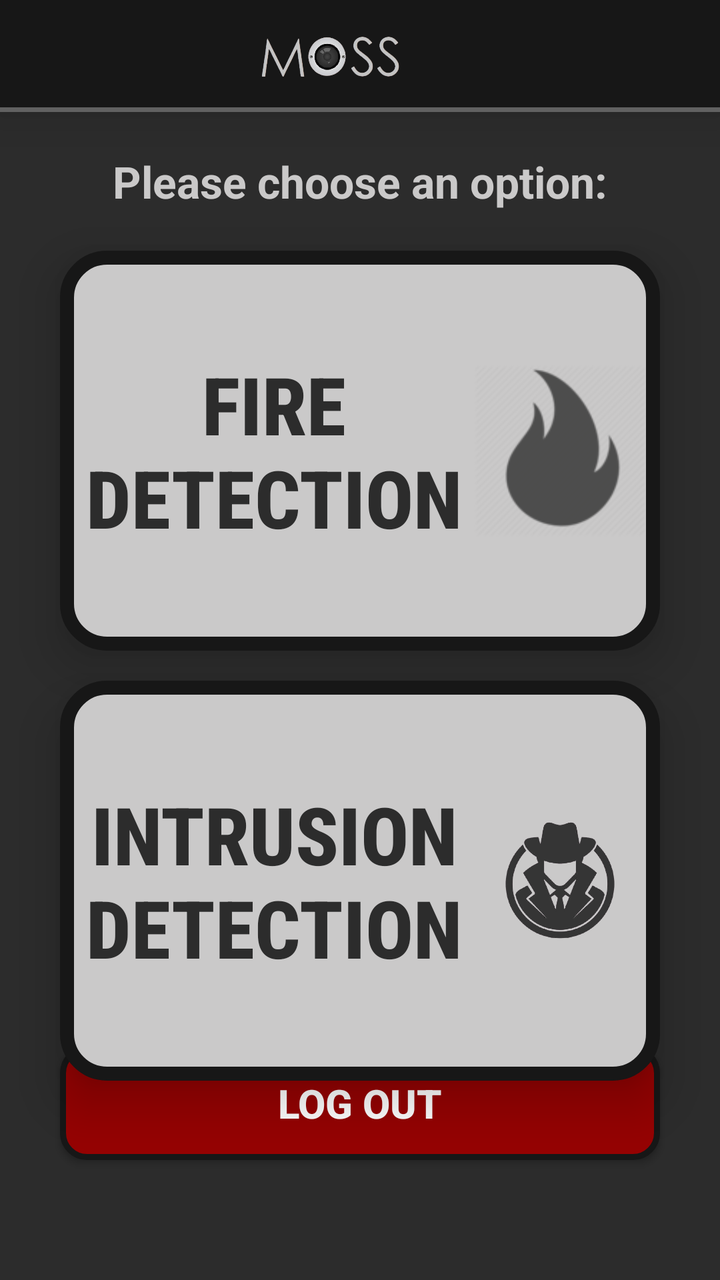
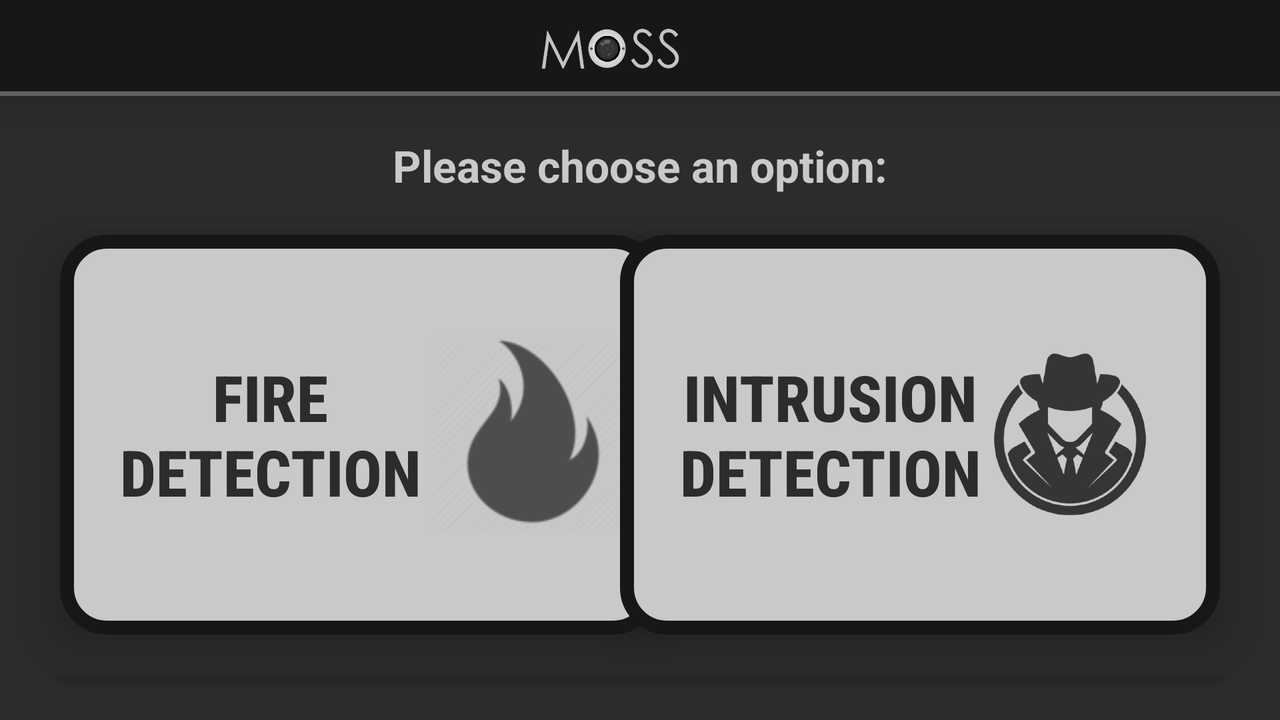

First picture: res/layout/ on a phone held upright. Second picture: the repository's own variant of that layout, on a device whose configuration matches the variant's folder. Source for both follows.
<!-- AndroidManifest.xml: application theme AppTheme -->
<!-- res/layout/activity_slave_main.xml -->
<?xml version="1.0" encoding="utf-8"?>
<androidx.drawerlayout.widget.DrawerLayout xmlns:android="http://schemas.android.com/apk/res/android"
    xmlns:app="http://schemas.android.com/apk/res-auto"
    xmlns:tools="http://schemas.android.com/tools"
    android:layout_width="match_parent"
    android:layout_height="match_parent"
    android:id="@+id/drawer_layout_slave"
    android:background="#2C2C2C"
    android:fitsSystemWindows="true"
    tools:context=".SlaveMain"

    >

    <LinearLayout
        android:layout_width="match_parent"
        android:layout_height="match_parent"
        android:orientation="vertical">

        <androidx.appcompat.widget.Toolbar
            android:layout_width="match_parent"
            android:layout_height="?attr/actionBarSize"
            android:background="@drawable/nav_header_radius"
            android:id="@+id/toolbar_slave"
            android:theme="@style/ThemeOverlay.AppCompat.Dark.ActionBar"
            app:popupTheme="@style/ThemeOverlay.AppCompat.Light"
            android:elevation="15dp">

            <ImageView
                android:id="@+id/imageView3"
                android:layout_width="match_parent"
                android:layout_height="30dp"
                android:layout_marginLeft="5dp"
                android:layout_marginRight="45dp"
                android:src="@drawable/moss_logo" />

        </androidx.appcompat.widget.Toolbar>



        <RelativeLayout
            android:layout_width="match_parent"
            android:layout_height="match_parent"
            android:id="@+id/fragment_container_slave">

            <TextView
                android:id="@+id/textView"
                android:layout_width="wrap_content"
                android:layout_height="wrap_content"
                android:text="Please choose an option:"
                android:textColor="#CAC9C9"
                android:textStyle="bold"
                android:layout_centerHorizontal="true"
                android:layout_marginTop="20dp"
                android:textAppearance="@style/TextAppearance.AppCompat.Large" />

            
            <LinearLayout
                android:layout_width="match_parent"
                android:layout_height="200dp"
                android:background="@drawable/textfield_radius"
                android:layout_below="@+id/textView"
                android:layout_marginTop="20dp"
                android:layout_marginLeft="30dp"
                android:layout_marginRight="30dp"
                android:layout_marginBottom="5dp"
                android:elevation="15dp"
                android:id="@+id/fireButton"
                android:weightSum="10"
                android:gravity="center_vertical"
                >

                <TextView
                    android:id="@+id/fireText"
                    android:layout_width="0dp"
                    android:layout_height="wrap_content"
                    android:text="FIRE DETECTION"
                    android:layout_weight="7"
                    android:layout_marginLeft="7dp"
                    android:textColor="#2C2C2C"
                    android:textStyle="bold"
                    android:textSize="40sp"
                    android:textAlignment="center"
                    android:fontFamily="sans-serif-condensed-medium"/>

                <ImageView
                    android:layout_width="0dp"
                    android:layout_height="110dp"
                    android:layout_weight="3"
                    android:layout_marginRight="7dp"
                    android:id="@+id/fireImage"
                    android:src="@drawable/fire2"/>

            </LinearLayout>

            
            <LinearLayout
                android:layout_width="match_parent"
                android:layout_height="200dp"
                android:background="@drawable/textfield_radius"
                android:layout_below="@+id/fireButton"
                android:layout_marginTop="10dp"
                android:layout_marginLeft="30dp"
                android:layout_marginRight="30dp"
                android:layout_marginBottom="5dp"
                android:elevation="15dp"
                android:id="@+id/IntrusionButton"
                android:weightSum="10"
                android:gravity="center_vertical"
                >

                <TextView
                    android:id="@+id/IntrusionText"
                    android:layout_width="0dp"
                    android:layout_height="wrap_content"
                    android:text="INTRUSION DETECTION"
                    android:layout_weight="7"
                    android:layout_marginLeft="7dp"
                    android:textColor="#2C2C2C"
                    android:textStyle="bold"
                    android:textSize="40sp"
                    android:textAlignment="center"
                    android:fontFamily="sans-serif-condensed-medium"/>

                <ImageView
                    android:layout_width="0dp"
                    android:layout_height="165dp"
                    android:layout_weight="3"
                    android:layout_marginRight="7dp"
                    android:id="@+id/intrusionImage"
                    android:src="@drawable/instrusion1"/>

            </LinearLayout> 

            <Button
                android:id="@+id/Slave_LogOut"
                android:layout_width="match_parent"
                android:layout_height="wrap_content"
                android:layout_marginLeft="30dp"
                android:layout_marginRight="30dp"
                android:layout_marginBottom="60dp"
                android:paddingTop="15dp"
                android:paddingBottom="15dp"
                android:gravity="center"
                android:layout_alignParentBottom="true"
                android:background="@drawable/logout_button_radius"
                android:textStyle="bold"
                android:textSize="20sp"
                android:textColor="#ffffff"
                android:text="LOG OUT" />

        </RelativeLayout>

    </LinearLayout>

    <com.google.android.material.navigation.NavigationView
        android:layout_width="wrap_content"
        android:layout_height="match_parent"
        android:layout_gravity="start"
        android:background="#3d3d3d"
        android:theme="@style/ThemeOverlay.AppCompat.Dark"
        android:id="@+id/nav_view_slave"
        app:headerLayout="@layout/nav_header_slave"
        app:menu="@menu/drawer_menu_slave"
        />

</androidx.drawerlayout.widget.DrawerLayout>
<!-- res/layout/nav_header_slave.xml (included above) -->
<?xml version="1.0" encoding="utf-8"?>
<LinearLayout xmlns:android="http://schemas.android.com/apk/res/android"
    android:orientation="vertical"
    android:layout_width="match_parent"
    android:layout_height="176dp"
    android:gravity="bottom"
    android:padding="16dp"
    android:background="@drawable/nav_bg2"
    >


    <ImageView
        android:layout_width="wrap_content"
        android:layout_height="wrap_content"
        android:id="@+id/profilePic"
        android:src="@drawable/person"/>

    <TextView
        android:layout_width="wrap_content"
        android:layout_height="wrap_content"
        android:paddingTop="8dp"
        android:text="My Profile"
        android:textColor="#ffff"
        android:textAppearance="@style/TextAppearance.AppCompat.Large"/>


</LinearLayout>
<!-- resources referenced by this layout -->
<resources>
  <!-- drawable fire2: png bitmap (drawable-v24, 6366 bytes) -->
  <!-- drawable instrusion1: png bitmap (drawable-v24, 66903 bytes) -->
  <!-- drawable logout_button_radius (drawable) -->
  <?xml version="1.0" encoding="utf-8"?>
  <shape xmlns:android="http://schemas.android.com/apk/res/android">
      <solid android:color="#960202"/>
      <corners android:radius="12dp"/>
      <stroke android:width="3dp"
          android:color="#171717" >
      </stroke>
  
  </shape>
  <!-- drawable moss_logo: png bitmap (drawable-v24, 89052 bytes) -->
  <!-- drawable nav_header_radius (drawable) -->
  <?xml version="1.0" encoding="utf-8"?>
  <layer-list xmlns:android="http://schemas.android.com/apk/res/android">
      <item>
          <shape android:shape="rectangle">
              <solid android:color="#616161" />
          </shape>
      </item>
      <item android:bottom="2.5dp">
          <shape android:shape="rectangle">
              <solid android:color="#171717" />
          </shape>
      </item>
  </layer-list>
  <!-- drawable person: png bitmap (drawable-v24, 3696 bytes) -->
  <!-- drawable textfield_radius (drawable) -->
  <?xml version="1.0" encoding="utf-8"?>
  <shape xmlns:android="http://schemas.android.com/apk/res/android">
  
      <solid android:color="#CAC9C9"/>
      <corners android:radius="20dp" />
      <stroke android:width="7dp"
          android:color="#171717"/>
  
  </shape>
  <style name="AppTheme" parent="Theme.AppCompat.Light.NoActionBar">
          
          
          <item name="windowActionBar">false</item>
          <item name="windowNoTitle">true</item>
          <item name="android:windowFullscreen">true</item>
      </style>
</resources>
<!-- res/layout-land/activity_slave_main.xml (the repository's variant of the layout above) -->
<!-- drawn on the phone turned sideways -->
<?xml version="1.0" encoding="utf-8"?>
<androidx.drawerlayout.widget.DrawerLayout xmlns:android="http://schemas.android.com/apk/res/android"
    xmlns:app="http://schemas.android.com/apk/res-auto"
    xmlns:tools="http://schemas.android.com/tools"
    android:layout_width="match_parent"
    android:layout_height="match_parent"
    android:id="@+id/drawer_layout_slave"
    android:background="#2C2C2C"
    android:fitsSystemWindows="true"
    tools:context=".SlaveMain"

    >

    <RelativeLayout
        android:layout_width="match_parent"
        android:layout_height="match_parent">

        <androidx.appcompat.widget.Toolbar
            android:layout_width="match_parent"
            android:layout_height="?attr/actionBarSize"
            android:background="@drawable/nav_header_radius"
            android:id="@+id/toolbar_slave"
            android:theme="@style/ThemeOverlay.AppCompat.Dark.ActionBar"
            app:popupTheme="@style/ThemeOverlay.AppCompat.Light"
            android:elevation="15dp">

            <ImageView
                android:id="@+id/imageView3"
                android:layout_width="match_parent"
                android:layout_height="30dp"
                android:layout_marginLeft="5dp"
                android:layout_marginRight="45dp"
                android:src="@drawable/moss_logo" />

            />

        </androidx.appcompat.widget.Toolbar>

        <RelativeLayout
            android:layout_width="match_parent"
            android:layout_height="match_parent"
            android:layout_below="@+id/toolbar_slave"
            android:id="@+id/fragment_container_slave">

            <TextView
                android:id="@+id/textView"
                android:layout_width="wrap_content"
                android:layout_height="wrap_content"
                android:text="Please choose an option:"
                android:textColor="#CAC9C9"
                android:textStyle="bold"
                android:layout_centerHorizontal="true"
                android:layout_marginTop="20dp"
                android:textAppearance="@style/TextAppearance.AppCompat.Large" />

            
            <RelativeLayout
                android:layout_width="300dp"
                android:layout_height="200dp"
                android:background="@drawable/textfield_radius"
                android:layout_below="@+id/textView"
                android:layout_marginTop="20dp"
                android:layout_marginLeft="30dp"
                android:layout_marginBottom="10dp"
                android:elevation="15dp"
                android:id="@+id/fireButton"
                >

                <TextView
                    android:id="@+id/fireText"
                    android:layout_width="210dp"
                    android:layout_height="wrap_content"
                    android:text="FIRE DETECTION"
                    android:textColor="#2C2C2C"
                    android:textStyle="bold"
                    android:textSize="32sp"
                    android:textAlignment="center"
                    android:layout_centerVertical="true"
                    android:fontFamily="sans-serif-condensed-medium"/>

                <ImageView
                    android:layout_width="100dp"
                    android:layout_height="100dp"
                    android:layout_alignParentEnd="true"
                    android:layout_alignParentRight="true"
                    android:layout_centerVertical="true"
                    android:layout_marginRight="15dp"
                    android:id="@+id/fireImage"
                    android:src="@drawable/fire2"/>

            </RelativeLayout>

            
            <RelativeLayout
                android:layout_width="300dp"
                android:layout_height="200dp"
                android:background="@drawable/textfield_radius"
                android:layout_below="@+id/textView"
                android:layout_alignParentRight="true"
                android:layout_marginTop="20dp"
                android:layout_marginLeft="5dp"
                android:layout_marginRight="30dp"
                android:layout_marginBottom="10dp"
                android:elevation="15dp"
                android:layout_alignRight="@+id/fireButton"
                android:id="@+id/IntrusionButton"
                >

                <TextView
                    android:id="@+id/IntrusionText"
                    android:layout_width="210dp"
                    android:layout_height="wrap_content"
                    android:text="INTRUSION DETECTION"
                    android:textColor="#2C2C2C"
                    android:textStyle="bold"
                    android:textSize="32sp"
                    android:textAlignment="center"
                    android:layout_centerVertical="true"


                    android:fontFamily="sans-serif-condensed-medium"/>

                <ImageView
                    android:layout_width="120dp"
                    android:layout_height="165dp"
                    android:layout_alignParentEnd="true"
                    android:layout_alignParentRight="true"
                    android:layout_centerVertical="true"
                    android:layout_marginRight="15dp"
                    android:id="@+id/intrusionImage"
                    android:src="@drawable/instrusion1"/>

            </RelativeLayout> 

            <Button
                android:id="@+id/Slave_LogOut"
                android:layout_width="match_parent"
                android:layout_height="wrap_content"
                android:layout_marginLeft="30dp"
                android:layout_below="@+id/fireButton"
                android:layout_marginTop="10dp"
                android:layout_marginRight="30dp"
                android:layout_marginBottom="20dp"
                android:gravity="center"
                android:layout_alignParentBottom="true"
                android:background="@drawable/logout_button_radius"
                android:textStyle="bold"
                android:textSize="20sp"
                android:textColor="#ffffff"
                android:text="LOG OUT" />

        </RelativeLayout>

    </RelativeLayout>

    <com.google.android.material.navigation.NavigationView
        android:layout_width="wrap_content"
        android:layout_height="match_parent"
        android:layout_gravity="start"
        android:background="#3d3d3d"
        android:theme="@style/ThemeOverlay.AppCompat.Dark"
        android:id="@+id/nav_view_slave"
        app:headerLayout="@layout/nav_header"
        app:menu="@menu/drawer_menu_slave"
        />



</androidx.drawerlayout.widget.DrawerLayout>
<!-- res/layout/nav_header.xml (included above) -->
<?xml version="1.0" encoding="utf-8"?>
<LinearLayout xmlns:android="http://schemas.android.com/apk/res/android"
    xmlns:app="http://schemas.android.com/apk/res-auto"
    android:orientation="vertical"
    android:layout_width="match_parent"
    android:layout_height="176dp"
    android:gravity="bottom"
    android:padding="16dp"
    android:background="@drawable/nav_bg2"
    >


    <de.hdodenhof.circleimageview.CircleImageView
        android:layout_width="wrap_content"
        android:layout_height="wrap_content"
        android:id="@+id/profilePic"
        android:src="@drawable/person"/>

    <TextView
        android:layout_width="wrap_content"
        android:layout_height="wrap_content"
        android:paddingTop="8dp"
        android:text="My Profile"
        android:textColor="#ffff"
        android:id="@+id/userName_nav_header"
        android:textAppearance="@style/TextAppearance.AppCompat.Large"/>


</LinearLayout>
